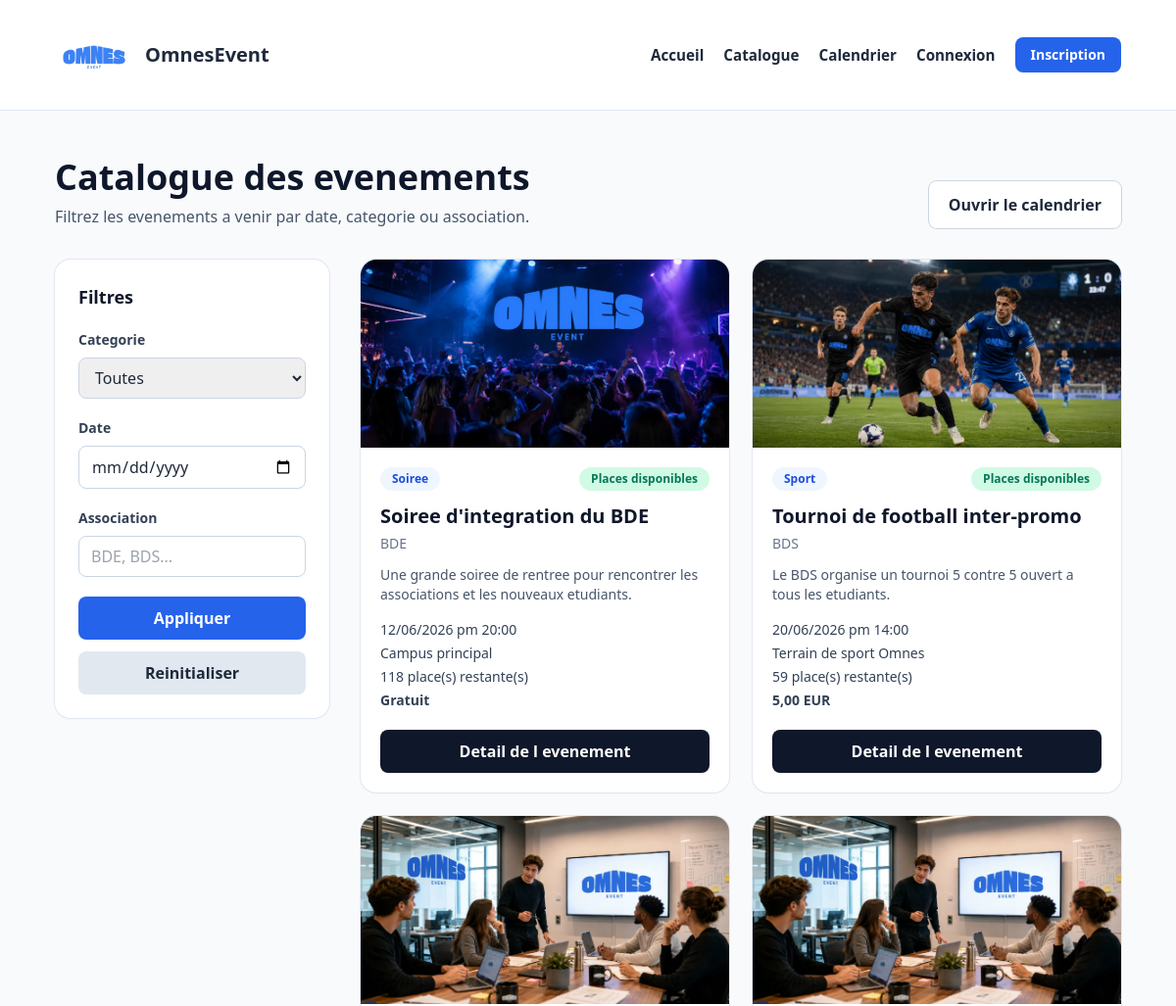
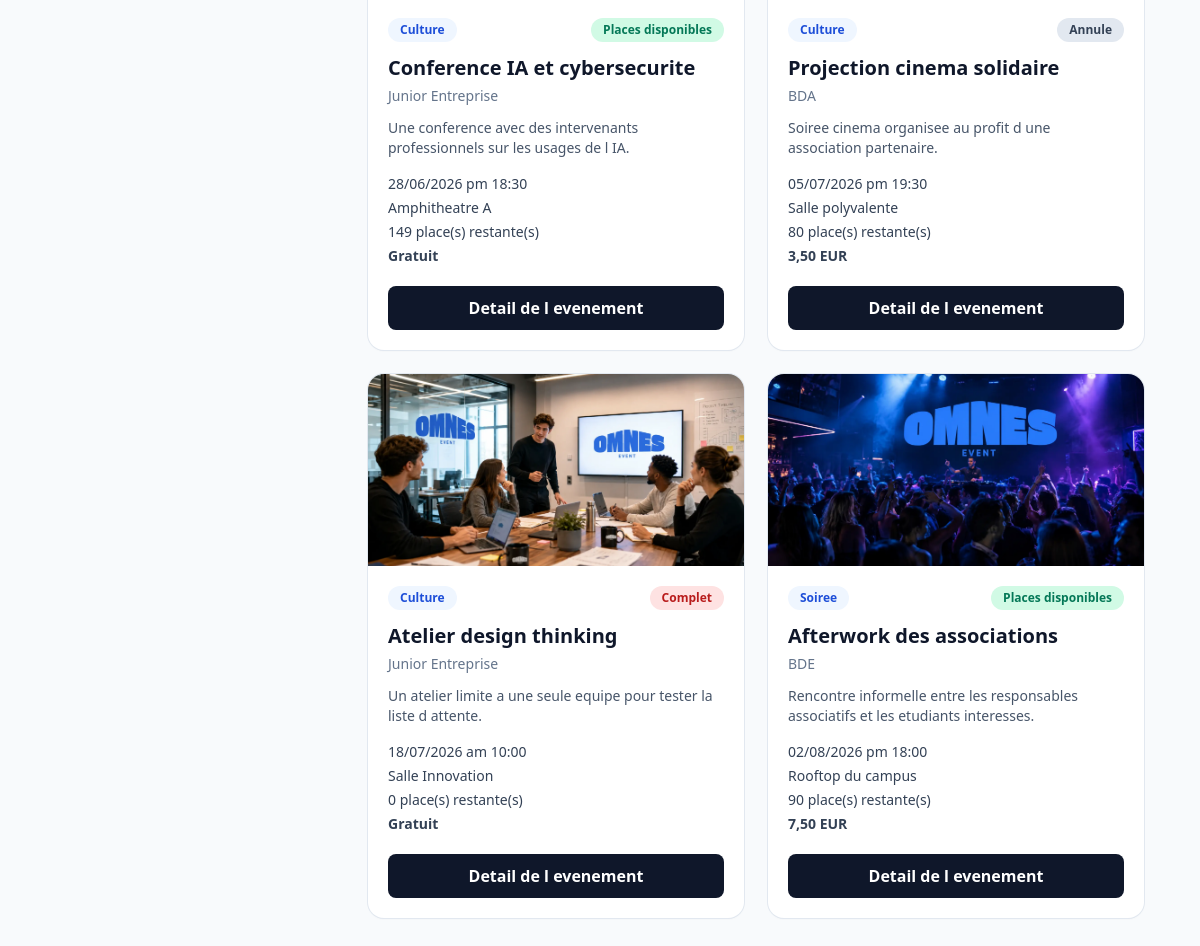
The page /pages/catalogue.php on the database its author committed (2 pictures, top to bottom).
### tables this page shows
CREATE TABLE evenements (
    id INT AUTO_INCREMENT PRIMARY KEY,
    titre VARCHAR(180) NOT NULL,
    description TEXT NOT NULL,
    details_complets TEXT NULL,
    date_evenement DATETIME NOT NULL,
    lieu VARCHAR(180) NOT NULL,
    adresse_complete VARCHAR(255) NULL,
    categorie VARCHAR(50) NOT NULL,
    association VARCHAR(120) NOT NULL,
    image VARCHAR(255) NULL,
    capacite_max INT NOT NULL,
    prix DECIMAL(10,2) NOT NULL DEFAULT 0.00,
    places_reservees INT NOT NULL DEFAULT 0,
    statut ENUM('actif', 'annule') NOT NULL DEFAULT 'actif',
    organisateur_id INT NOT NULL,
    created_at TIMESTAMP NOT NULL DEFAULT CURRENT_TIMESTAMP,
    CONSTRAINT fk_evenements_organisateur
        FOREIGN KEY (organisateur_id) REFERENCES users(id)
        ON DELETE CASCADE
        ON UPDATE CASCADE
);

### includes/functions.php (called while the page is built, shortened)
<?php
function e(null|string|int|float $value): string
{
    return htmlspecialchars((string) $value, ENT_QUOTES, 'UTF-8');
}
function url(string $path = ''): string
{
    $path = trim($path);
    return BASE_URL . '/' . ltrim($path, '/');
}
function current_user(): ?array
{
    return $_SESSION['user'] ?? null;
}
function format_event_date(string $datetime, string $format = 'd/m/Y a H:i'): string
{
    return (new DateTime($datetime))->format($format);
}
function normalize_category(?string $value): ?string
{
    if ($value === null) {
        return null;
    }
    $normalized = trim(mb_strtolower($value, 'UTF-8'));
    $normalized = strtr($normalized, [
        'é' => 'e',
        'è' => 'e',
        'ê' => 'e',
        'ë' => 'e',
        'à' => 'a',
        'â' => 'a',
        'î' => 'i',
        'ï' => 'i',
        'ô' => 'o',
        'ö' => 'o',
        'ù' => 'u',
        'û' => 'u',
        'ü' => 'u',
        'Ã©' => 'e',
        'Ã¨' => 'e',
        'Ãª' => 'e',
    ]);
    return match ($normalized) {
        'soiree' => 'Soiree',
        'sport' => 'Sport',
        'culture' => 'Culture',
        default => null,
    };
}
function event_image(?string $image, ?string $category = null): string
{
    if ($image !== null && $image !== '') {
        return url($image);
    }
    return match (normalize_category($category)) {
        'Soiree' => url('images/Soiree.webp'),
        'Sport' => url('images/foot.webp'),
        default => url('images/reunion.webp'),
    };
}
function event_reserved_places(array $event, PDO $pdo): int
{
    if (isset($event['places_reservees'])) {
        return (int) $event['places_reservees'];
    }
    $stmt = $pdo->prepare(
        'SELECT COUNT(*)
         FROM reservations
         WHERE evenement_id = :event_id
           AND statut = "reserve"'
    );
    $stmt->execute(['event_id' => (int) $event['id']]);
    return (int) $stmt->fetchColumn();
}
function event_badge(string $status, int $reserved, int $capacity): array
{
    if ($status === 'annule') {
        return ['bg-slate-200 text-slate-700', 'Annule'];
    }
    if ($reserved >= $capacity) {
        return ['bg-red-100 text-red-700', 'Complet'];
    }
    return ['bg-emerald-100 text-emerald-700', 'Places disponibles'];
}
function event_price(array $event): float
{
    return round((float) ($event['prix'] ?? 0), 2);
}
function format_price(float $price): string
{
    if ($price <= 0) {
        return 'Gratuit';
    }
    return number_format($price, 2, ',', ' ') . ' EUR';
}

### pages/catalogue.php (the view, shortened to what this page needs)
<?php
require_once __DIR__ . '/../includes/bootstrap.php';
$dateFilter = trim((string) ($_GET['date'] ?? ''));
$associationFilter = trim((string) ($_GET['association'] ?? ''));
$conditions = ['e.date_evenement >= NOW()'];
$params = [];
$sql = 'SELECT e.*,
               CONCAT(u.prenom, " ", u.nom) AS organisateur_nom
        FROM evenements e
        LEFT JOIN users u ON u.id = e.organisateur_id
        WHERE ' . implode(' AND ', $conditions) . '
        ORDER BY e.date_evenement ASC';
$stmt = $pdo->prepare($sql);
$stmt->execute($params);
$events = $stmt->fetchAll();
include __DIR__ . '/../includes/header.php';
?>
<section class="mx-auto max-w-6xl px-4 py-12 md:px-8">
    <div class="mb-8 flex flex-col gap-4 md:flex-row md:items-end md:justify-between">
        <div>
            <h1 class="text-4xl font-bold text-slate-900">Catalogue des evenements</h1>
            <p class="mt-2 text-slate-600">Filtrez les evenements a venir par date, categorie ou association.</p>
        </div>
        <a href="<?= e(url('pages/calendrier.php')) ?>" class="rounded-lg bg-white px-5 py-3 font-semibold text-slate-800 ring-1 ring-slate-300 hover:bg-slate-100">
            Ouvrir le calendrier
        </a>
    </div>
    <div class="grid gap-8 lg:grid-cols-[280px,1fr]">
        <aside>
            <form method="get" class="rounded-2xl bg-white p-6 shadow-sm ring-1 ring-slate-200">
                <h2 class="mb-5 text-lg font-bold text-slate-900">Filtres</h2>
                <div class="mb-5">
                    <label for="categorie" class="mb-2 block text-sm font-semibold text-slate-700">Categorie</label>
                    <select id="categorie" name="categorie" class="w-full rounded-lg border border-slate-300 px-3 py-2">
                        <option value="">Toutes</option>
                    </select>
                </div>
                <div class="mb-5">
                    <label for="date" class="mb-2 block text-sm font-semibold text-slate-700">Date</label>
                    <input type="date" id="date" name="date" value="<?= e($dateFilter) ?>" class="w-full rounded-lg border border-slate-300 px-3 py-2">
                </div>
                <div class="mb-5">
                    <label for="association" class="mb-2 block text-sm font-semibold text-slate-700">Association</label>
                    <input list="associations-list" type="text" id="association" name="association" value="<?= e($associationFilter) ?>" class="w-full rounded-lg border border-slate-300 px-3 py-2" placeholder="BDE, BDS...">
                </div>
                <div class="space-y-3">
                    <button type="submit" class="w-full rounded-lg bg-blue-600 px-4 py-2.5 font-semibold text-white hover:bg-blue-700">
                        Appliquer
                    </button>
                    <a href="<?= e(url('pages/catalogue.php')) ?>" class="block rounded-lg bg-slate-200 px-4 py-2.5 text-center font-semibold text-slate-800 hover:bg-slate-300">
                        Reinitialiser
                    </a>
                </div>
            </form>
        </aside>
        <div>
            <?php if ($events === []): ?>
                <div class="rounded-2xl bg-white p-10 text-center shadow-sm ring-1 ring-slate-200">
                    <p class="text-lg font-semibold text-slate-800">Aucun evenement ne correspond a votre recherche.</p>
                    <p class="mt-2 text-sm text-slate-600">Essayez d elargir vos filtres ou revenez plus tard.</p>
                </div>
            <?php else: ?>
                <div class="grid gap-6 md:grid-cols-2 xl:grid-cols-3">
                    <?php foreach ($events as $event): ?>
                        <?php
                        $reserved = event_reserved_places($event, $pdo);
                        $capacity = (int) $event['capacite_max'];
                        $remaining = max(0, $capacity - $reserved);
                        [$badgeClass, $badgeLabel] = event_badge($event['statut'], $reserved, $capacity);
                        ?>
                        <article class="event-card overflow-hidden rounded-2xl bg-white shadow-sm ring-1 ring-slate-200">
                            <img src="<?= e(event_image($event['image'], $event['categorie'])) ?>" alt="<?= e($event['titre']) ?>" class="h-48 w-full object-cover">
                            <div class="p-5">
                                <div class="mb-3 flex flex-wrap items-center justify-between gap-2">
                                    <span class="rounded-full bg-blue-50 px-3 py-1 text-xs font-semibold text-blue-700">
                                        <?= e($event['categorie']) ?>
                                    </span>
                                    <span class="rounded-full px-3 py-1 text-xs font-semibold <?= e($badgeClass) ?>">
                                        <?= e($badgeLabel) ?>
                                    </span>
                                </div>
                                <h2 class="text-xl font-bold text-slate-900"><?= e($event['titre']) ?></h2>
                                <p class="mt-1 text-sm text-slate-500"><?= e($event['association']) ?></p>
                                <p class="mt-3 line-clamp-3 text-sm text-slate-600"><?= e($event['description']) ?></p>
                                <div class="mt-4 space-y-1 text-sm text-slate-700">
                                    <p><?= e(format_event_date($event['date_evenement'])) ?></p>
                                    <p><?= e($event['lieu']) ?></p>
                                    <p><?= e($remaining) ?> place(s) restante(s)</p>
                                    <p class="font-semibold"><?= e(format_price(event_price($event))) ?></p>
                                </div>
                                <a
                                    href="<?= e(url('pages/detail-evenement.php?id=' . (int) $event['id'])) ?>"
                                    class="mt-5 block rounded-lg bg-slate-900 px-4 py-2.5 text-center font-semibold text-white hover:bg-slate-700"
                                >
                                    Detail de l evenement
                                </a>
                            </div>
                        </article>
                    <?php endforeach; ?>
                </div>
            <?php endif; ?>
        </div>
    </div>
</section>
<?php include __DIR__ . '/../includes/footer.php'; ?>

### includes/header.php (shortened to what this page needs)
<?php
$user = current_user();
?>
<!DOCTYPE html>
<html lang="fr">
<head>
    <script src="https://cdn.tailwindcss.com"></script>
    <link rel="stylesheet" href="<?= e(url('assets/styles.css')) ?>">
</head>
<body class="bg-slate-50 text-slate-800">
    <header class="sticky top-0 z-50 border-b border-slate-200 bg-white/95 backdrop-blur">
        <div class="mx-auto flex max-w-6xl items-center justify-between gap-4 px-4 py-4 md:px-8">
            <a href="<?= e(url('index.php')) ?>" class="flex items-center gap-3">
                <img src="<?= e(url('images/logoOE.webp')) ?>" alt="Logo OmnesEvent" class="h-14 w-auto md:h-20">
                <span class="text-xl font-bold text-slate-800">OmnesEvent</span>
            </a>
            <nav class="hidden items-center gap-5 md:flex">
                <a href="<?= e(url('index.php')) ?>" class="nav-link">Accueil</a>
                <a href="<?= e(url('pages/catalogue.php')) ?>" class="nav-link">Catalogue</a>
                <a href="<?= e(url('pages/calendrier.php')) ?>" class="nav-link">Calendrier</a>
                <?php if ($user !== null): ?>
                    <a href="<?= e(url('pages/mon-profil.php')) ?>" class="nav-link">Profil</a>
                    <a href="<?= e(url('pages/logout.php')) ?>" class="rounded-lg bg-slate-900 px-4 py-2 text-sm font-semibold text-white hover:bg-slate-700">Deconnexion</a>
                <?php else: ?>
                    <a href="<?= e(url('pages/login.php')) ?>" class="nav-link">Connexion</a>
                    <a href="<?= e(url('pages/register.php')) ?>" class="rounded-lg bg-blue-600 px-4 py-2 text-sm font-semibold text-white hover:bg-blue-700">Inscription</a>
                <?php endif; ?>
            </nav>
        </div>
    </header>
    <main class="min-h-screen">

### includes/footer.php (shortened to what this page needs)
    </main>
</body>
</html>

### assets/styles.css (style rules this page uses)
html { scroll-behavior: smooth; }
body { font-family: "Segoe UI", Tahoma, Geneva, Verdana, sans-serif; }
.nav-link { color: #1e293b; font-size: 0.95rem; font-weight: 600; transition: color 0.2s ease; }
.event-card { transition: transform 0.2s ease, box-shadow 0.2s ease; }
.line-clamp-3 { display: -webkit-box; -webkit-line-clamp: 3; -webkit-box-orient: vertical; overflow: hidden; }

### rows shown on the page
evenements: image+categorie (picture), categorie "Soiree", badgeLabel "Places disponibles", titre "Soiree d'integration du BDE", association "BDE", description "Une grande soiree de rentree pour rencontrer les associations et les nouveaux etudiants.", date_evenement "12/06/2026 pm 20:00", lieu "Campus principal", remaining "118", prix "Gratuit"
evenements: image+categorie (picture), categorie "Sport", badgeLabel "Places disponibles", titre "Tournoi de football inter-promo", association "BDS", description "Le BDS organise un tournoi 5 contre 5 ouvert a tous les etudiants.", date_evenement "20/06/2026 pm 14:00", lieu "Terrain de sport Omnes", remaining "59", prix "5,00 EUR"
evenements: image+categorie (picture), categorie "Culture", badgeLabel "Places disponibles", titre "Conference IA et cybersecurite", association "Junior Entreprise", description "Une conference avec des intervenants professionnels sur les usages de l IA.", date_evenement "28/06/2026 pm 18:30", lieu "Amphitheatre A", remaining "149", prix "Gratuit"
evenements: image+categorie (picture), categorie "Culture", badgeLabel "Annule", titre "Projection cinema solidaire", association "BDA", description "Soiree cinema organisee au profit d une association partenaire.", date_evenement "05/07/2026 pm 19:30", lieu "Salle polyvalente", capacite_max "80", prix "3,50 EUR"
evenements: image+categorie (picture), categorie "Culture", badgeLabel "Complet", titre "Atelier design thinking", association "Junior Entreprise", description "Un atelier limite a une seule equipe pour tester la liste d attente.", date_evenement "18/07/2026 am 10:00", lieu "Salle Innovation", remaining "0", prix "Gratuit"
evenements: image+categorie (picture), categorie "Soiree", badgeLabel "Places disponibles", titre "Afterwork des associations", association "BDE", description "Rencontre informelle entre les responsables associatifs et les etudiants interesses.", date_evenement "02/08/2026 pm 18:00", lieu "Rooftop du campus", capacite_max "90", prix "7,50 EUR"
